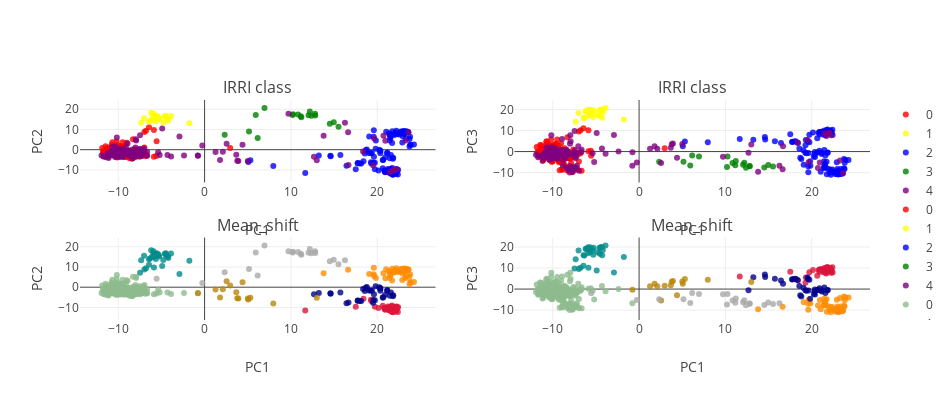

Here is the notebook cell this chart was saved with:
### Markdown cell above
### B. Global variation

#### i. PCA

Perform PCA across data set.

Perform Mean shift clustering to attempt to extract genetically coherent groups of accessions.

These can later be used for supervised analysis.

### Code cell
PCA_color_ref= ['darkseagreen','crimson', 'darkorange', 'darkblue', 'darkcyan',
            'darkgoldenrod', 'darkgray', 'darkgrey', 'darkgreen',
            'darkkhaki', 'darkmagenta', 'darkolivegreen', 'darkorange',
            'darkorchid', 'darkred', 'darksalmon', 'darkseagreen',
            'darkslateblue', 'darkslategray', 'darkslategrey',
            'darkturquoise', 'darkviolet', 'deeppink']

## Perform PCA
n_comp= 5
pca = PCA(n_components=n_comp, whiten=False,svd_solver='randomized')

feats= pca.fit_transform(gen_sample)

## perform MeanShift clustering.
bandwidth = estimate_bandwidth(feats, quantile=0.15)

ms = MeanShift(bandwidth=bandwidth, bin_seeding=False, cluster_all=True, min_bin_freq=15)
ms.fit(feats)
labels1 = ms.labels_
label_select = {y:[x for x in range(len(labels1)) if labels1[x] == y] for y in sorted(list(set(labels1)))}

###
from structure_tools.Tutorial_subplots import plot_global_classes


plot_global_classes(feats,
                    code_lib,
                    label_select,
                    color_groups,
                    PCA_color_ref,
                    title_I= 'IRRI class',
                    title_II= 'Mean_shift',height= 400, width= 950)

### Figure 1 — Plotly figure (JSON) as saved in the notebook; plotly's stock layout.template omitted (floating-point values rounded to 4 significant figures; data arrays with more than 128 entries replaced by an {"elided": "..."} marker saying what was removed)
{"data": [{"marker": {"color": "red", "line": {"width": 0}, "opacity": 0.8, "size": 6, "symbol": "circle"}, "mode": "markers", "name": "0", "type": "scatter", "uid": "53148ccc-260b-4237-bf0a-1bd88c44efdd", "x": {"elided": "204 float values"}, "xaxis": "x", "y": {"elided": "204 float values"}, "yaxis": "y"}, {"marker": {"color": "yellow", "line": {"width": 0}, "opacity": 0.8, "size": 6, "symbol": "circle"}, "mode": "markers", "name": "1", "type": "scatter", "uid": "2c204a4f-5494-4bf0-a802-3521776a2a9d", "x": [-4.604, -5.305, -5.28, -4.2, -7.011, -1.762, -5.69, -6.437, -5.38, -4.276, -4.786, -4.318, -3.889, -6.341, -5.845, -5.92, -7.348, -5.548, -5.646, -6.188, -4.551, -5.944, -6.113, -4.475, -5.904], "xaxis": "x", "y": [16.59, 15.71, 15.21, 14.45, 15.61, 13.11, 16.42, 13.77, 16.29, 15.27, 13.5, 15.14, 16.73, 14.26, 15.13, 17.78, 13.37, 16.85, 14.01, 18.24, 16.26, 16.63, 14.9, 16.74, 15.06], "yaxis": "y"}, {"marker": {"color": "blue", "line": {"width": 0}, "opacity": 0.8, "size": 6, "symbol": "circle"}, "mode": "markers", "name": "2", "type": "scatter", "uid": "e20bf902-5fd3-4e01-96fd-5b00612fe70c", "x": [17.52, 21.2, 20.89, 5.063, 5.302, 23.36, 21.23, 22.25, 20.92, 20.82, 23.23, 23.06, 11.66, 19.6, 22.72, 22.21, 21.46, 21.43, 20.64, 16.44, 21.76, 21.38, 22.16, 22.16, 21.82, 21.59, 22.31, 21.16, 22.39, 22.84, 19.72, 14.57, 21.44, 23.52, 21.25, 19.82, 21.72, 19.84, 7.959, 20.15, 23.59, 23.08, 21.61, 21.54, 20.38, 13.23, 20.24, 18.67, 21.32, 23.74, 23.35, 22.15, 21.35, 17.73, 21.55, 20.9, 21.59, 23.8, 22.13, 20.36, 18.41, 23.43, 23.21, 21.7, 20.32, 21.31, 21.19, 21.7, 20.64, 19.56, 22.65, 19.73, 19.32, 21.75, 21.91, 21.59, 17.76, 18.14, 22.56, 21.04, 22.16, 14.61, 21.49, 15.73, 18.56, 21.5, 18.79, 19.59, 20.69, 23.17, 17.99, 19.62, 21.81, 19.26, 19.38, 23.74, 23.02, 22.09, 22.93, 19.07, 19.04, 21.48, 20.91, 19.27, 21.38, 23.82, 23.89, 21.43, 22.42, 22.95, 21.48, 22.91, 21.86, 22.37, 24.26, 21.72, 21.15], "xaxis": "x", "y": [-9.694, -10.29, -10.98, -6.039, -5.283, 9.117, -9.53, -9.495, -11.18, -10.32, 8.92, 9.277, -11.52, 9.681, 8.973, 9.332, -4.267, -11.09, -9.209, -7.908, -12.27, -10.64, -12.08, -10.44, -12.34, -9.573, -10.73, -1.409, -12.24, 8.356, -9.69, -3.03, 7.341, 8.82, -10.53, 0.5004, -9.042, 4.496, -8.08, -10.24, 8.571, 7.753, 7.488, 5.759, -0.5735, -2.843, -0.0156, -0.3251, -10.94, 5.323, 5.59, -11.32, -10.16, -6.692, -11.12, -3.833, -10.82, 6.465, -11.26, -1.709, -5.711, 8.582, 9.06, -12.08, -0.7028, -11.04, -11.07, -10.86, -5.113, -6.369, 8.036, -6.414, -6.89, 9.108, 7.293, -2.622, -6.625, -6.861, 7.526, 8.881, 7.463, -3.2, -11.63, -2.618, -1.911, 6.334, 0.06539, 6.354, -5.15, 8.053, -6.798, -3.44, -4.426, -1.735, -1.626, 1.535, 8.259, 8.533, 9.034, 6.524, -1.631, -11.44, -10.39, -6.233, 8.143, 2.552, 2.302, 4.488, -9.945, 6.659, -9.689, 3.524, -3.977, 7.843, 2.544, 3.351, -1.721], "yaxis": "y"}, {"marker": {"color": "green", "line": {"width": 0}, "opacity": 0.8, "size": 6, "symbol": "circle"}, "mode": "markers", "name": "3", "type": "scatter", "uid": "2fb15f2c-992a-449b-aa2b-bda8d53a9500", "x": [12.8, 11.21, 5.143, 12.19, 14.51, 10.18, 6.94, 11.15, 12.39, 6.148, 12.05, 5.927, 10.83, 10.24, 2.326, 15.51, 14.96, 12.82], "xaxis": "x", "y": [17.75, 16.02, 8.949, 18.91, 12.84, 17.22, 20.69, 16.56, 16.83, 5.815, 17.06, 17.12, 17.41, 17.54, 7.438, 11.39, 13.63, 16.87], "yaxis": "y"}, {"marker": {"color": "purple", "line": {"width": 0}, "opacity": 0.8, "size": 6, "symbol": "circle"}, "mode": "markers", "name": "4", "type": "scatter", "uid": "5d550eb9-26f8-43f3-8ea0-3c9c3db8c2bd", "x": {"elided": "136 float values"}, "xaxis": "x", "y": {"elided": "136 float values"}, "yaxis": "y"}, {"marker": {"color": "red", "line": {"width": 0}, "opacity": 0.8, "size": 6, "symbol": "circle"}, "mode": "markers", "name": "0", "type": "scatter", "uid": "812beb52-717e-4454-a9c6-73057319c555", "x": {"elided": "204 float values"}, "xaxis": "x2", "y": {"elided": "204 float values"}, "yaxis": "y2"}, {"marker": {"color": "yellow", "line": {"width": 0}, "opacity": 0.8, "size": 6, "symbol": "circle"}, "mode": "markers", "name": "1", "type": "scatter", "uid": "fa2e7e97-5da5-4bfa-a4a5-2b08642316aa", "x": [-4.604, -5.305, -5.28, -4.2, -7.011, -1.762, -5.69, -6.437, -5.38, -4.276, -4.786, -4.318, -3.889, -6.341, -5.845, -5.92, -7.348, -5.548, -5.646, -6.188, -4.551, -5.944, -6.113, -4.475, -5.904], "xaxis": "x2", "y": [19.52, 16.29, 19.68, 18.52, 18.39, 15.28, 19.88, 16.04, 18.46, 16.06, 17.46, 20.01, 20.77, 15.99, 18.71, 19.82, 14.21, 19.16, 17.57, 19.13, 16.8, 19.08, 19.01, 19.82, 17.03], "yaxis": "y2"}, {"marker": {"color": "blue", "line": {"width": 0}, "opacity": 0.8, "size": 6, "symbol": "circle"}, "mode": "markers", "name": "2", "type": "scatter", "uid": "3a9aed25-645b-4f32-8e9e-0f99b800b5d7", "x": [17.52, 21.2, 20.89, 5.063, 5.302, 23.36, 21.23, 22.25, 20.92, 20.82, 23.23, 23.06, 11.66, 19.6, 22.72, 22.21, 21.46, 21.43, 20.64, 16.44, 21.76, 21.38, 22.16, 22.16, 21.82, 21.59, 22.31, 21.16, 22.39, 22.84, 19.72, 14.57, 21.44, 23.52, 21.25, 19.82, 21.72, 19.84, 7.959, 20.15, 23.59, 23.08, 21.61, 21.54, 20.38, 13.23, 20.24, 18.67, 21.32, 23.74, 23.35, 22.15, 21.35, 17.73, 21.55, 20.9, 21.59, 23.8, 22.13, 20.36, 18.41, 23.43, 23.21, 21.7, 20.32, 21.31, 21.19, 21.7, 20.64, 19.56, 22.65, 19.73, 19.32, 21.75, 21.91, 21.59, 17.76, 18.14, 22.56, 21.04, 22.16, 14.61, 21.49, 15.73, 18.56, 21.5, 18.79, 19.59, 20.69, 23.17, 17.99, 19.62, 21.81, 19.26, 19.38, 23.74, 23.02, 22.09, 22.93, 19.07, 19.04, 21.48, 20.91, 19.27, 21.38, 23.82, 23.89, 21.43, 22.42, 22.95, 21.48, 22.91, 21.86, 22.37, 24.26, 21.72, 21.15], "xaxis": "x2", "y": [8.263, 9.504, 9.259, 2.517, 4.83, -10.43, 9.02, 8.419, 9.357, 8.911, -10.61, -10.85, 5.986, -9.846, -10.6, -10.95, 0.6981, 8.679, 6.292, 4.108, 10.21, 8.012, 9.042, 9.864, 10.54, 7.721, 8.858, -1.121, 10.31, -9.469, 7.98, 6.886, -7.428, -10.58, 9.097, -4.576, 8.537, -6.738, 4.483, 9.109, -10.21, -9.071, -7.678, -5.872, -2.629, 5.604, -2.34, -2.883, 9.188, -7.868, -8.305, 9.9, 8.814, 4.547, 8.583, 0.3767, 8.265, -8.292, 9.102, -0.2612, 4.129, -10.34, -10.71, 8.928, -1.152, 8.998, 9.288, 8.742, -0.4812, 4.736, -9.586, 4.426, 5.463, -10.75, -8.118, -1.854, 4.634, 4.862, -9.76, -9.547, -8.615, 5.696, 10.02, 4.913, 1.475, -6.114, -3.584, -7.014, -0.4619, -9.18, 4.76, -0.6608, -0.5385, -0.5385, -0.8111, -3.531, -10.41, -10.1, -10.67, -6.255, 0.6626, 9.165, 8.156, 2.999, -7.798, -5.325, -3.997, -4.543, 7.9, -8.317, 8.66, -5.089, -0.4878, -8.473, -4.015, -4.805, -0.5719], "yaxis": "y2"}, {"marker": {"color": "green", "line": {"width": 0}, "opacity": 0.8, "size": 6, "symbol": "circle"}, "mode": "markers", "name": "3", "type": "scatter", "uid": "38b2154f-2c27-4cd4-b4c7-5b17eda65394", "x": [12.8, 11.21, 5.143, 12.19, 14.51, 10.18, 6.94, 11.15, 12.39, 6.148, 12.05, 5.927, 10.83, 10.24, 2.326, 15.51, 14.96, 12.82], "xaxis": "x2", "y": [-6.919, -4.467, -4.796, -5.365, -7.581, -7.297, -2.366, -6.529, -7.654, -1.83, -6.307, -6.63, -5.428, -2.358, -4.893, -7.064, -6.397, -6.82], "yaxis": "y2"}, {"marker": {"color": "purple", "line": {"width": 0}, "opacity": 0.8, "size": 6, "symbol": "circle"}, "mode": "markers", "name": "4", "type": "scatter", "uid": "c4d998e4-348b-473d-a2ad-c08c924bd083", "x": {"elided": "136 float values"}, "xaxis": "x2", "y": {"elided": "136 float values"}, "yaxis": "y2"}, {"marker": {"color": "darkseagreen", "line": {"width": 0}, "opacity": 0.8, "size": 6, "symbol": "circle"}, "mode": "markers", "name": "0", "type": "scatter", "uid": "d5aad565-e33a-4144-a0e5-50c1a67697f2", "x": {"elided": "301 float values"}, "xaxis": "x3", "y": {"elided": "301 float values"}, "yaxis": "y3"}, {"marker": {"color": "crimson", "line": {"width": 0}, "opacity": 0.8, "size": 6, "symbol": "circle"}, "mode": "markers", "name": "1", "type": "scatter", "uid": "7229e718-1c3b-497a-8a4a-3730f489af31", "x": [17.52, 21.2, 20.89, 21.23, 22.25, 20.92, 20.82, 22.04, 22.05, 11.66, 21.43, 20.64, 21.46, 21.76, 21.38, 22.16, 22.16, 21.82, 21.59, 22.25, 21.7, 22.31, 22.39, 19.72, 21.25, 21.72, 20.15, 21.32, 22.15, 21.35, 21.55, 21.59, 22.13, 18.41, 21.7, 21.31, 21.19, 21.7, 19.32, 21.49, 21.48, 20.91, 19.27, 22.42, 21.48], "xaxis": "x3", "y": [-9.694, -10.29, -10.98, -9.53, -9.495, -11.18, -10.32, -9.775, -9.8, -11.52, -11.09, -9.209, -11.16, -12.27, -10.64, -12.08, -10.44, -12.34, -9.573, -9.792, -10.61, -10.73, -12.24, -9.69, -10.53, -9.042, -10.24, -10.94, -11.32, -10.16, -11.12, -10.82, -11.26, -5.711, -12.08, -11.04, -11.07, -10.86, -6.89, -11.63, -11.44, -10.39, -6.233, -9.945, -9.689], "yaxis": "y3"}, {"marker": {"color": "darkorange", "line": {"width": 0}, "opacity": 0.8, "size": 6, "symbol": "circle"}, "mode": "markers", "name": "2", "type": "scatter", "uid": "238d2fda-a835-419e-b2d9-96126dabe605", "x": [13.79, 23.36, 20.94, 23.23, 23.06, 19.6, 22.72, 22.21, 22.84, 21.44, 19.64, 23.52, 19.84, 23.59, 23.08, 21.61, 21.54, 23.74, 23.35, 23.63, 23.8, 23.28, 23.43, 23.21, 22.65, 21.75, 21.91, 22.56, 21.04, 22.16, 20.72, 21.5, 19.59, 23.17, 23.74, 23.02, 22.09, 22.93, 19.07, 21.38, 23.82, 23.89, 21.43, 16.63, 22.95, 22.91, 22.37, 24.26, 21.72], "xaxis": "x3", "y": [6.933, 9.117, 4.422, 8.92, 9.277, 9.681, 8.973, 9.332, 8.356, 7.341, 5.555, 8.82, 4.496, 8.571, 7.753, 7.488, 5.759, 5.323, 5.59, 8.611, 6.465, 4.501, 8.582, 9.06, 8.036, 9.108, 7.293, 7.526, 8.881, 7.463, 6.927, 6.334, 6.354, 8.053, 1.535, 8.259, 8.533, 9.034, 6.524, 8.143, 2.552, 2.302, 4.488, 8.666, 6.659, 3.524, 7.843, 2.544, 3.351], "yaxis": "y3"}, {"marker": {"color": "darkblue", "line": {"width": 0}, "opacity": 0.8, "size": 6, "symbol": "circle"}, "mode": "markers", "name": "3", "type": "scatter", "uid": "99a130cc-be90-4cca-9420-cdffe93bc5c6", "x": [19.52, 12.67, 18.36, 21.46, 16.44, 21.16, 14.57, 19.82, 20.38, 13.23, 20.24, 18.67, 17.73, 20.9, 20.36, 16.67, 20.32, 20.64, 19.56, 19.73, 21.59, 17.76, 18.14, 14.61, 15.73, 18.56, 18.79, 20.69, 17.99, 19.62, 21.81, 19.26, 19.38, 19.04, 21.86, 21.15], "xaxis": "x3", "y": [-7.642, -3.543, -0.8891, -4.267, -7.908, -1.409, -3.03, 0.5004, -0.5735, -2.843, -0.0156, -0.3251, -6.692, -3.833, -1.709, -7.549, -0.7028, -5.113, -6.369, -6.414, -2.622, -6.625, -6.861, -3.2, -2.618, -1.911, 0.06539, -5.15, -6.798, -3.44, -4.426, -1.735, -1.626, -1.631, -3.977, -1.721], "yaxis": "y3"}, {"marker": {"color": "darkcyan", "line": {"width": 0}, "opacity": 0.8, "size": 6, "symbol": "circle"}, "mode": "markers", "name": "4", "type": "scatter", "uid": "f74b1be4-221e-45ff-82c8-0d855a73b670", "x": [-4.604, -6.436, -6.982, -5.305, -5.28, -5.867, -4.2, -7.011, -1.762, -6.786, -5.69, -6.437, -5.38, -4.276, -4.786, -4.318, -4.913, -3.889, -6.341, -5.845, -5.92, -7.348, -5.548, -5.646, -6.188, -4.551, -2.911, -5.944, -6.113, -4.475, -5.904, -7.474], "xaxis": "x3", "y": [16.59, 11.06, 8.774, 15.71, 15.21, 9.738, 14.45, 15.61, 13.11, 9.391, 16.42, 13.77, 16.29, 15.27, 13.5, 15.14, 10.46, 16.73, 14.26, 15.13, 17.78, 13.37, 16.85, 14.01, 18.24, 16.26, 6.547, 16.63, 14.9, 16.74, 15.06, 7.199], "yaxis": "y3"}, {"marker": {"color": "darkgoldenrod", "line": {"width": 0}, "opacity": 0.8, "size": 6, "symbol": "circle"}, "mode": "markers", "name": "5", "type": "scatter", "uid": "82c70494-5f1d-4940-8d18-4241a460897d", "x": [5.063, 13.0, 5.302, 5.005, -0.7684, 3.785, 3.672, 1.268, 1.791, 2.114, 7.959, 2.963, 2.551, 4.394, 3.915], "xaxis": "x3", "y": [-6.039, -5.238, -5.283, -5.597, -3.0, -5.515, -2.458, -1.12, -5.15, -0.9615, -8.08, 0.854, 2.912, 2.453, -5.566], "yaxis": "y3"}, {"marker": {"color": "darkgray", "line": {"width": 0}, "opacity": 0.8, "size": 6, "symbol": "circle"}, "mode": "markers", "name": "6", "type": "scatter", "uid": "1d372668-3292-463a-9d99-c42e9d3fdf37", "x": [12.8, 16.26, 11.21, 12.19, 14.51, 10.18, 6.94, 11.15, 12.39, 12.05, 5.927, 10.83, 10.24, 9.718, 15.51, 14.96, 12.82], "xaxis": "x3", "y": [17.75, 13.31, 16.02, 18.91, 12.84, 17.22, 20.69, 16.56, 16.83, 17.06, 17.12, 17.41, 17.54, 17.77, 11.39, 13.63, 16.87], "yaxis": "y3"}, {"marker": {"color": "darkgrey", "line": {"width": 0}, "opacity": 0.8, "size": 6, "symbol": "circle"}, "mode": "markers", "name": "7", "type": "scatter", "uid": "be9dc6d3-1e7e-4e78-a1d5-971536b62785", "x": [5.143, 6.148, 2.326, -0.2628, -5.559], "xaxis": "x3", "y": [8.949, 5.815, 7.438, 2.052, 4.237], "yaxis": "y3"}, {"marker": {"color": "darkseagreen", "line": {"width": 0}, "opacity": 0.8, "size": 6, "symbol": "circle"}, "mode": "markers", "name": "0", "type": "scatter", "uid": "c10da52b-6189-466c-9a58-1d882e9b987e", "x": {"elided": "301 float values"}, "xaxis": "x4", "y": {"elided": "301 float values"}, "yaxis": "y4"}, {"marker": {"color": "crimson", "line": {"width": 0}, "opacity": 0.8, "size": 6, "symbol": "circle"}, "mode": "markers", "name": "1", "type": "scatter", "uid": "6d116531-f812-411b-b4ad-78fff9dbc645", "x": [17.52, 21.2, 20.89, 21.23, 22.25, 20.92, 20.82, 22.04, 22.05, 11.66, 21.43, 20.64, 21.46, 21.76, 21.38, 22.16, 22.16, 21.82, 21.59, 22.25, 21.7, 22.31, 22.39, 19.72, 21.25, 21.72, 20.15, 21.32, 22.15, 21.35, 21.55, 21.59, 22.13, 18.41, 21.7, 21.31, 21.19, 21.7, 19.32, 21.49, 21.48, 20.91, 19.27, 22.42, 21.48], "xaxis": "x4", "y": [8.263, 9.504, 9.259, 9.02, 8.419, 9.357, 8.911, 8.851, 8.873, 5.986, 8.679, 6.292, 8.693, 10.21, 8.012, 9.042, 9.864, 10.54, 7.721, 7.71, 7.409, 8.858, 10.31, 7.98, 9.097, 8.537, 9.109, 9.188, 9.9, 8.814, 8.583, 8.265, 9.102, 4.129, 8.928, 8.998, 9.288, 8.742, 5.463, 10.02, 9.165, 8.156, 2.999, 7.9, 8.66], "yaxis": "y4"}, {"marker": {"color": "darkorange", "line": {"width": 0}, "opacity": 0.8, "size": 6, "symbol": "circle"}, "mode": "markers", "name": "2", "type": "scatter", "uid": "05fe1f08-43d2-4b48-9ab8-994831045834", "x": [13.79, 23.36, 20.94, 23.23, 23.06, 19.6, 22.72, 22.21, 22.84, 21.44, 19.64, 23.52, 19.84, 23.59, 23.08, 21.61, 21.54, 23.74, 23.35, 23.63, 23.8, 23.28, 23.43, 23.21, 22.65, 21.75, 21.91, 22.56, 21.04, 22.16, 20.72, 21.5, 19.59, 23.17, 23.74, 23.02, 22.09, 22.93, 19.07, 21.38, 23.82, 23.89, 21.43, 16.63, 22.95, 22.91, 22.37, 24.26, 21.72], "xaxis": "x4", "y": [-9.592, -10.43, -5.248, -10.61, -10.85, -9.846, -10.6, -10.95, -9.469, -7.428, -5.103, -10.58, -6.738, -10.21, -9.071, -7.678, -5.872, -7.868, -8.305, -10.32, -8.292, -4.288, -10.34, -10.71, -9.586, -10.75, -8.118, -9.76, -9.547, -8.615, -7.807, -6.114, -7.014, -9.18, -3.531, -10.41, -10.1, -10.67, -6.255, -7.798, -5.325, -3.997, -4.543, -8.394, -8.317, -5.089, -8.473, -4.015, -4.805], "yaxis": "y4"}, {"marker": {"color": "darkblue", "line": {"width": 0}, "opacity": 0.8, "size": 6, "symbol": "circle"}, "mode": "markers", "name": "3", "type": "scatter", "uid": "5aec3778-3e8f-4623-aac2-cfdec3aae237", "x": [19.52, 12.67, 18.36, 21.46, 16.44, 21.16, 14.57, 19.82, 20.38, 13.23, 20.24, 18.67, 17.73, 20.9, 20.36, 16.67, 20.32, 20.64, 19.56, 19.73, 21.59, 17.76, 18.14, 14.61, 15.73, 18.56, 18.79, 20.69, 17.99, 19.62, 21.81, 19.26, 19.38, 19.04, 21.86, 21.15], "xaxis": "x4", "y": [5.517, -0.57, 4.361, 0.6981, 4.108, -1.121, 6.886, -4.576, -2.629, 5.604, -2.34, -2.883, 4.547, 0.3767, -0.2612, 2.551, -1.152, -0.4812, 4.736, 4.426, -1.854, 4.634, 4.862, 5.696, 4.913, 1.475, -3.584, -0.4619, 4.76, -0.6608, -0.5385, -0.5385, -0.8111, 0.6626, -0.4878, -0.5719], "yaxis": "y4"}, {"marker": {"color": "darkcyan", "line": {"width": 0}, "opacity": 0.8, "size": 6, "symbol": "circle"}, "mode": "markers", "name": "4", "type": "scatter", "uid": "25bf9025-b750-49d6-8217-e07aaa0eacb0", "x": [-4.604, -6.436, -6.982, -5.305, -5.28, -5.867, -4.2, -7.011, -1.762, -6.786, -5.69, -6.437, -5.38, -4.276, -4.786, -4.318, -4.913, -3.889, -6.341, -5.845, -5.92, -7.348, -5.548, -5.646, -6.188, -4.551, -2.911, -5.944, -6.113, -4.475, -5.904, -7.474], "xaxis": "x4", "y": [19.52, 11.09, 9.563, 16.29, 19.68, 10.11, 18.52, 18.39, 15.28, 10.15, 19.88, 16.04, 18.46, 16.06, 17.46, 20.01, 8.824, 20.77, 15.99, 18.71, 19.82, 14.21, 19.16, 17.57, 19.13, 16.8, 7.906, 19.08, 19.01, 19.82, 17.03, 9.747], "yaxis": "y4"}, {"marker": {"color": "darkgoldenrod", "line": {"width": 0}, "opacity": 0.8, "size": 6, "symbol": "circle"}, "mode": "markers", "name": "5", "type": "scatter", "uid": "f0e1dff9-05e8-4aa3-bd9b-5cd793a3ea42", "x": [5.063, 13.0, 5.302, 5.005, -0.7684, 3.785, 3.672, 1.268, 1.791, 2.114, 7.959, 2.963, 2.551, 4.394, 3.915], "xaxis": "x4", "y": [2.517, 3.387, 4.83, 3.561, -0.3274, 3.482, 1.847, 1.341, 2.517, 1.32, 4.483, 1.526, -5.454, -2.94, 3.895], "yaxis": "y4"}, {"marker": {"color": "darkgray", "line": {"width": 0}, "opacity": 0.8, "size": 6, "symbol": "circle"}, "mode": "markers", "name": "6", "type": "scatter", "uid": "d86c0656-ec0f-46e1-a028-0ce8ba136674", "x": [12.8, 16.26, 11.21, 12.19, 14.51, 10.18, 6.94, 11.15, 12.39, 12.05, 5.927, 10.83, 10.24, 9.718, 15.51, 14.96, 12.82], "xaxis": "x4", "y": [-6.919, -6.755, -4.467, -5.365, -7.581, -7.297, -2.366, -6.529, -7.654, -6.307, -6.63, -5.428, -2.358, -2.428, -7.064, -6.397, -6.82], "yaxis": "y4"}, {"marker": {"color": "darkgrey", "line": {"width": 0}, "opacity": 0.8, "size": 6, "symbol": "circle"}, "mode": "markers", "name": "7", "type": "scatter", "uid": "be68b063-53a1-44e6-8ef4-587d20c1d562", "x": [5.143, 6.148, 2.326, -0.2628, -5.559], "xaxis": "x4", "y": [-4.796, -1.83, -4.893, -5.155, -2.013], "yaxis": "y4"}], "layout": {"annotations": [{"font": {"size": 16}, "showarrow": false, "text": "IRRI class", "x": 0.225, "xanchor": "center", "xref": "paper", "y": 1, "yanchor": "bottom", "yref": "paper"}, {"font": {"size": 16}, "showarrow": false, "text": "IRRI class", "x": 0.775, "xanchor": "center", "xref": "paper", "y": 1, "yanchor": "bottom", "yref": "paper"}, {"font": {"size": 16}, "showarrow": false, "text": "Mean_shift", "x": 0.225, "xanchor": "center", "xref": "paper", "y": 0.375, "yanchor": "bottom", "yref": "paper"}, {"font": {"size": 16}, "showarrow": false, "text": "Mean_shift", "x": 0.775, "xanchor": "center", "xref": "paper", "y": 0.375, "yanchor": "bottom", "yref": "paper"}], "height": 400, "width": 950, "xaxis": {"anchor": "y", "domain": [0, 0.45], "title": "PC1"}, "xaxis2": {"anchor": "y2", "domain": [0.55, 1], "title": "PC1"}, "xaxis3": {"anchor": "y3", "domain": [0, 0.45], "title": "PC1"}, "xaxis4": {"anchor": "y4", "domain": [0.55, 1], "title": "PC1"}, "yaxis": {"anchor": "x", "domain": [0.625, 1], "title": "PC2"}, "yaxis2": {"anchor": "x2", "domain": [0.625, 1], "title": "PC3"}, "yaxis3": {"anchor": "x3", "domain": [0, 0.375], "title": "PC2"}, "yaxis4": {"anchor": "x4", "domain": [0, 0.375], "title": "PC3"}}}
